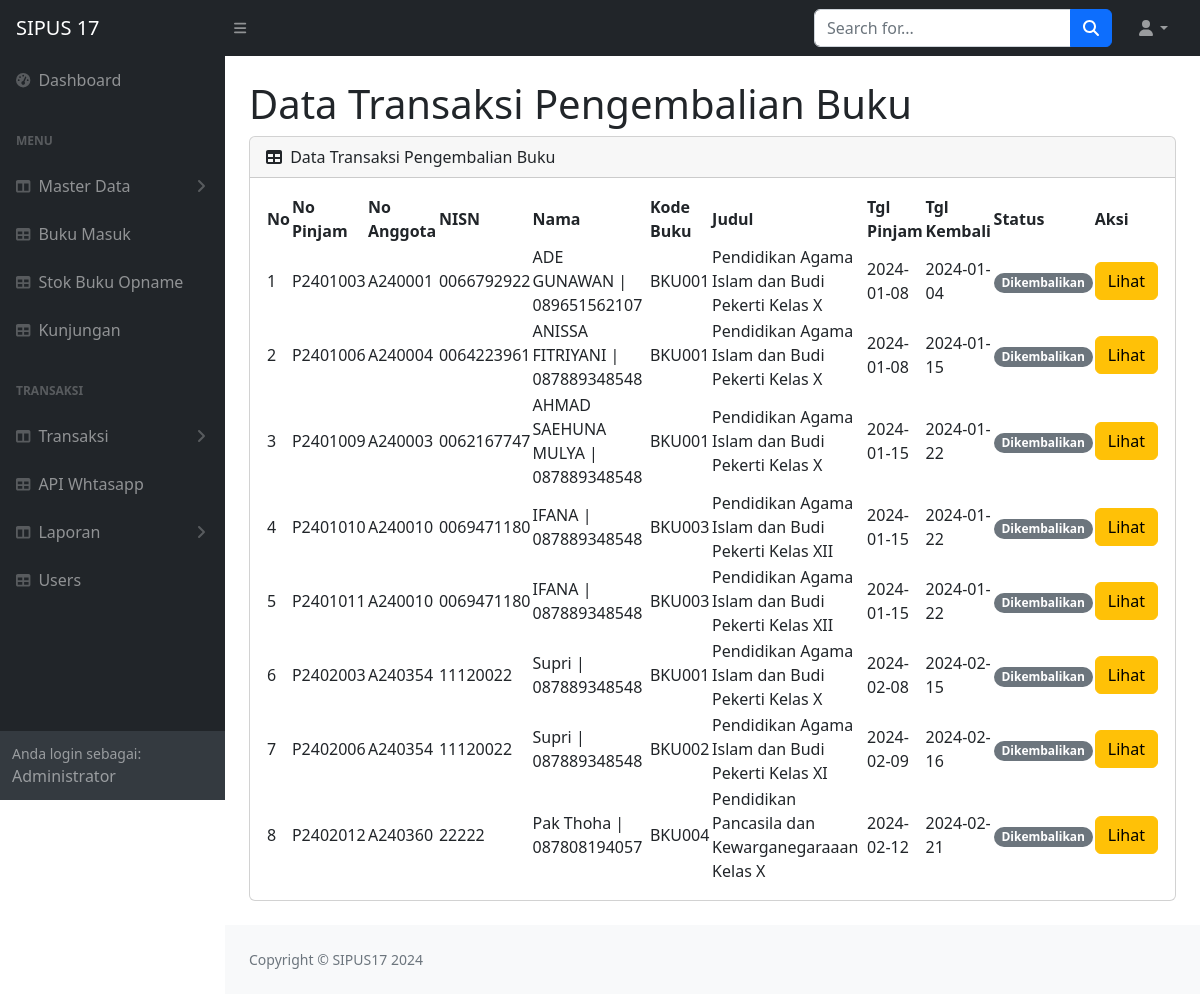
The app's page /admin/tampil_pengembalian.php (signed in) with its own data.
### tables this page shows
CREATE TABLE `peminjaman` (
  `id_pinjam` varchar(30) NOT NULL,
  `id_anggota` varchar(100) DEFAULT NULL,
  `id_buku` varchar(50) DEFAULT NULL,
  `tgl_pinjam` date DEFAULT NULL,
  `tgl_kembali` date DEFAULT NULL,
  `tgl_dikembalikan` date DEFAULT NULL,
  `terlambat` varchar(50) DEFAULT NULL,
  `denda` int(11) DEFAULT NULL,
  `status` varchar(30) DEFAULT 'Dipinjam',
  `qty` int(11) DEFAULT 1
);

CREATE TABLE `anggota` (
  `id_anggota` varchar(100) NOT NULL,
  `nisn` varchar(15) DEFAULT NULL,
  `nama` varchar(30) DEFAULT NULL,
  `jurusan` varchar(25) DEFAULT NULL,
  `jk` varchar(10) DEFAULT NULL,
  `tempat_lhir` varchar(30) DEFAULT NULL,
  `tgl_lahir` date DEFAULT NULL,
  `no_wa` varchar(14) DEFAULT NULL,
  `alamat` varchar(255) DEFAULT NULL,
  `password` varchar(32) DEFAULT NULL
);

CREATE TABLE `buku` (
  `id_buku` varchar(50) NOT NULL,
  `judul` varchar(100) DEFAULT NULL,
  `id_kategori` int(11) DEFAULT NULL,
  `pengarang` varchar(225) DEFAULT NULL,
  `penerbit` varchar(225) DEFAULT NULL,
  `tahun` varchar(15) DEFAULT NULL,
  `isbn` varchar(30) DEFAULT NULL,
  `rak` varchar(30) DEFAULT NULL,
  `jumlah` int(11) DEFAULT NULL
);

### admin/tampil_pengembalian.php (the view, shortened to what this page needs)
<?php
include("../koneksi.php");
?>
<!DOCTYPE html>
<html lang="en">
<head>
    <link href="https://cdn.jsdelivr.net/npm/simple-datatables@7.1.2/dist/style.min.css" rel="stylesheet" />
    <link href="../css/styles.css" rel="stylesheet" />
</head>
<body class="sb-nav-fixed">
    <?php include("../admin/navbar.php"); ?>
    <div id="layoutSidenav_content">
        <main>
            <div class="container-fluid px-4">
                <h1 class="mt-4">Data Transaksi Pengembalian Buku</h1>
                <div class="card mb-4">
                    <div class="card-header">
                        <i class="fas fa-table me-1"></i>
                        Data Transaksi Pengembalian Buku
                    </div>
                    <div class="card-body">
                        <table id="datatablesSimple">
                            <thead>
                                <tr>
                                    <th>No</th>
                                    <th>No Pinjam</th>
                                    <th>No Anggota</th>
                                    <th>NISN</th>
                                    <th>Nama</th>
                                    <th>Kode Buku</th>
                                    <th>Judul</th>
                                    <th>Tgl Pinjam</th>
                                    <th>Tgl Kembali</th>
                                    <th>Status</th>
                                    <th>Aksi</th>
                                </tr>
                            </thead>
                            <tbody>
                                <?php
                                $tampilbuku = mysqli_query($koneksi, "SELECT
                                             peminjaman.id_pinjam,
                                             peminjaman.id_anggota,
                                             anggota.nisn,
                                             anggota.nama,
                                             anggota.no_wa,
                                             buku.id_buku,
                                             buku.judul,
                                             peminjaman.tgl_pinjam,
                                             peminjaman.tgl_kembali,
                                             peminjaman.`status`
                                         FROM
                                             peminjaman
                                             INNER JOIN
                                             anggota
                                             ON
                                                 peminjaman.id_anggota = anggota.id_anggota
                                             INNER JOIN
                                             buku
                                             ON
                                                 peminjaman.id_buku = buku.id_buku
                                                 WHERE peminjaman.status = 'DIkembalikan'");
                                $no = 1;
                                while ($data = mysqli_fetch_array($tampilbuku)) {
                                    $id_pinjam = $data['id_pinjam'];
                                    $id_anggota = $data['id_anggota'];
                                    $nisn = $data['nisn'];
                                    $nama = $data['nama'];
                                    $no_wa = $data['no_wa'];
                                    $id_buku = $data['id_buku'];
                                    $judul = $data['judul'];
                                    $tgl_pinjam = $data['tgl_pinjam'];
                                    $tgl_kembali = $data['tgl_kembali'];
                                    $status = $data['status'];
                                    ?>
                                    <tr>
                                        <td>
                                            <?php echo $no++ ?>
                                        </td>
                                        <td>
                                            <?php echo $id_pinjam ?>
                                        </td>
                                        <td>
                                            <?php echo $id_anggota ?>
                                        </td>
                                        <td>
                                            <?php echo $nisn ?>
                                        </td>
                                        <td>
                                            <?php echo $nama . " | " . $no_wa ?>
                                        </td>
                                        <td>
                                            <?php echo $id_buku ?>
                                        </td>
                                        <td>
                                            <?php echo $judul ?>
                                        </td>
                                        <td>
                                            <?php echo $tgl_pinjam ?>
                                        </td>
                                        <td>
                                            <?php echo $tgl_kembali ?>
                                        </td>
                                        <td>
                                            <?php echo "<span class='badge rounded-pill text-bg-secondary'>$status</span>" ?>
                                        </td>
                                        <td><a href="detail_kembali.php?id_pinjam=<?php echo $id_pinjam; ?>"
                                                class="btn btn-warning">Lihat</a></td>
                                    </tr>
                                <?php } ?>
                            </tbody>
                        </table>
                    </div>
                </div>
            </div>
        </main>
        <footer class="py-4 bg-light mt-auto">
            <div class="container-fluid px-4">
                <div class="d-flex align-items-center justify-content-between small">
                    <div class="text-muted">Copyright &copy; SIPUS17 2024</div>
                </div>
            </div>
        </footer>
    </div>
</body>
</html>

### records on screen
peminjaman: id_pinjam "P2401003", id_anggota "A240001", id_anggota.nisn "0066792922", id_anggota.nama "ADE GUNAWAN", id_anggota.no_wa "089651562107", id_buku.id_buku "BKU001", id_buku.judul "Pendidikan Agama Islam dan Budi Pekerti Kelas X", tgl_pinjam "2024-01-08", tgl_kembali "2024-01-04", status "Dikembalikan"
peminjaman: id_pinjam "P2401006", id_anggota "A240004", id_anggota.nisn "0064223961", id_anggota.nama "ANISSA FITRIYANI", id_anggota.no_wa "087889348548", id_buku.id_buku "BKU001", id_buku.judul "Pendidikan Agama Islam dan Budi Pekerti Kelas X", tgl_pinjam "2024-01-08", tgl_kembali "2024-01-15", status "Dikembalikan"
peminjaman: id_pinjam "P2401009", id_anggota "A240003", id_anggota.nisn "0062167747", id_anggota.nama "AHMAD SAEHUNA MULYA", id_anggota.no_wa "087889348548", id_buku.id_buku "BKU001", id_buku.judul "Pendidikan Agama Islam dan Budi Pekerti Kelas X", tgl_pinjam "2024-01-15", tgl_kembali "2024-01-22", status "Dikembalikan"
peminjaman: id_pinjam "P2401010", id_anggota "A240010", id_anggota.nisn "0069471180", id_anggota.nama "IFANA", id_anggota.no_wa "087889348548", id_buku.id_buku "BKU003", id_buku.judul "Pendidikan Agama Islam dan Budi Pekerti Kelas XII", tgl_pinjam "2024-01-15", tgl_kembali "2024-01-22", status "Dikembalikan"
peminjaman: id_pinjam "P2401011", id_anggota "A240010", id_anggota.nisn "0069471180", id_anggota.nama "IFANA", id_anggota.no_wa "087889348548", id_buku.id_buku "BKU003", id_buku.judul "Pendidikan Agama Islam dan Budi Pekerti Kelas XII", tgl_pinjam "2024-01-15", tgl_kembali "2024-01-22", status "Dikembalikan"
peminjaman: id_pinjam "P2402003", id_anggota "A240354", id_anggota.nisn "11120022", id_anggota.nama "Supri", id_anggota.no_wa "087889348548", id_buku.id_buku "BKU001", id_buku.judul "Pendidikan Agama Islam dan Budi Pekerti Kelas X", tgl_pinjam "2024-02-08", tgl_kembali "2024-02-15", status "Dikembalikan"
peminjaman: id_pinjam "P2402006", id_anggota "A240354", id_anggota.nisn "11120022", id_anggota.nama "Supri", id_anggota.no_wa "087889348548", id_buku.id_buku "BKU002", id_buku.judul "Pendidikan Agama Islam dan Budi Pekerti Kelas XI", tgl_pinjam "2024-02-09", tgl_kembali "2024-02-16", status "Dikembalikan"
peminjaman: id_pinjam "P2402012", id_anggota "A240360", id_anggota.nisn "22222", id_anggota.nama "Pak Thoha", id_anggota.no_wa "087808194057", id_buku.id_buku "BKU004", id_buku.judul "Pendidikan Pancasila dan Kewarganegaraaan Kelas X", tgl_pinjam "2024-02-12", tgl_kembali "2024-02-21", status "Dikembalikan"
